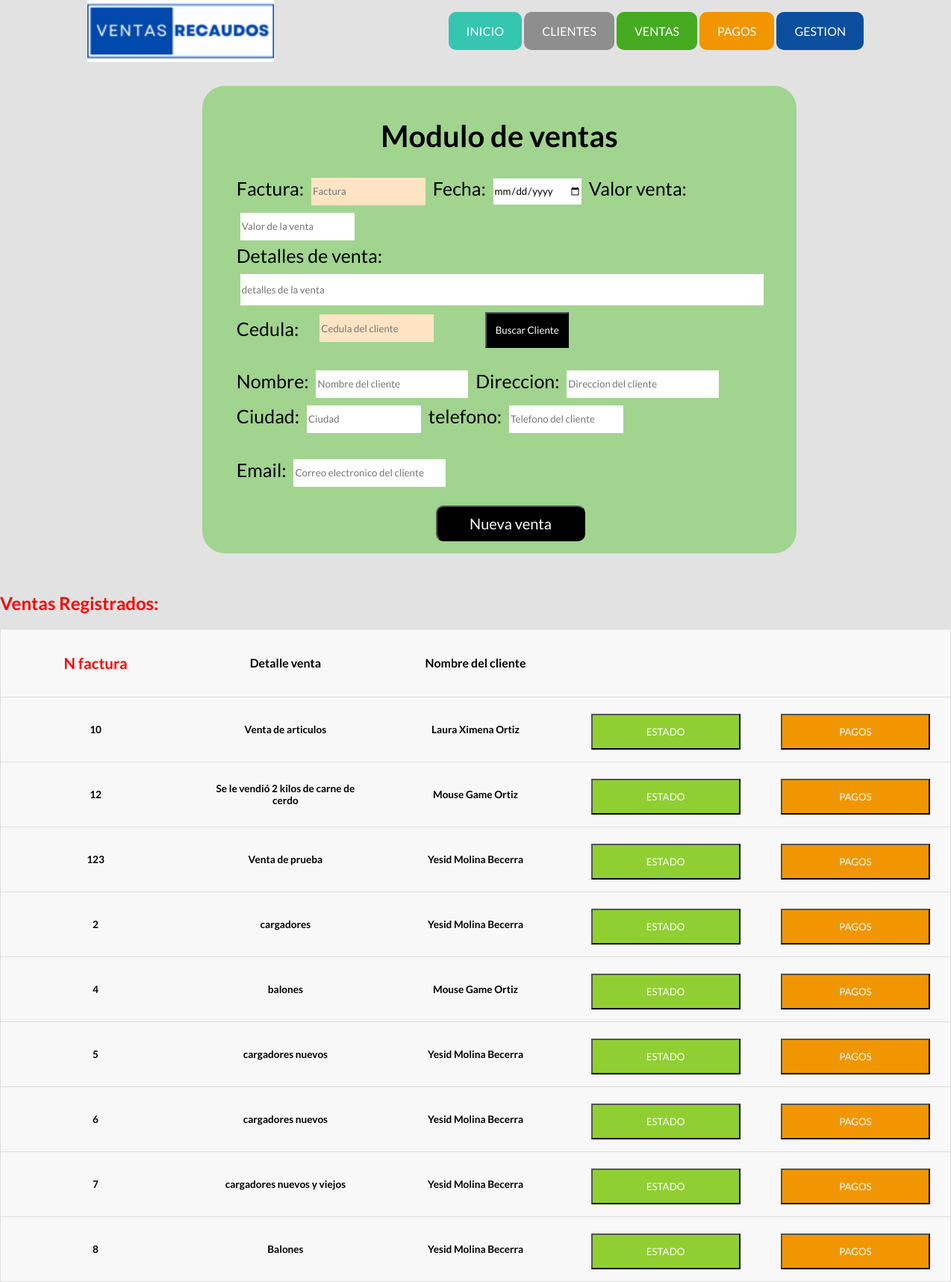
The page /ventas2.php on the database its author committed.
### tables this page shows
CREATE TABLE `ventas` (
  `Nfactura_Vta` varchar(10) NOT NULL,
  `Fecha_Vta` date NOT NULL,
  `Valor_Vta` decimal(10,0) NOT NULL,
  `Detalle_Vta` varchar(40) NOT NULL,
  `Cedula_Cli` varchar(15) NOT NULL,
  `Cedula_Vend` varchar(15) DEFAULT NULL
);

CREATE TABLE `clientes` (
  `Cedula` varchar(15) NOT NULL,
  `Nombre` varchar(30) NOT NULL,
  `Apellidos` varchar(45) NOT NULL,
  `Direccion` varchar(40) NOT NULL,
  `Ciudad` varchar(20) NOT NULL,
  `Telefono` varchar(15) NOT NULL,
  `Email` varchar(25) NOT NULL,
  `Contacto` varchar(30) NOT NULL,
  `TelefonoC` varchar(15) NOT NULL
);

### ventas/insertarVentas.php (called while the page is built, shortened)
<?php
$cedula = "";
$nombre = "";
$direccion = "";
$ciudad = "";
$telefono = "";
$email = "";
?>

### ventas2.php (the view, shortened to what this page needs)
<?php
include("insertarVentas.php");
$con = connection();
$sql = "SELECT ventas.Nfactura_Vta, ventas.Detalle_Vta, clientes.Nombre, clientes.Apellidos
FROM ventas
JOIN clientes ON ventas.Cedula_Cli = clientes.Cedula";
$query = mysqli_query($con, $sql);
?>
<!DOCTYPE html>
<html lang="en">
<head>
    <link rel="stylesheet" href="css/styleventas.css?v=<?php echo time(); ?>">
</head>
<body>
    <header>
        <img src="img/logo2.png" alt="logo">
        <div class="btns-header">
            <a class="btn-inicio" href="index.html">INICIO</a>
            <a class="btn-cliente" href="clientes.php">CLIENTES</a>
            <a class="btn-ventas" href="ventas.php">VENTAS</a>
            <a class="btn-pagos" href="pagos.html">PAGOS</a>
            <a class="btn-gestion" href="estadoCliente.html">GESTION</a>
        </div>
    </header>
    <div class="contenedor">
        <div class="ventas">
            <h1>Modulo de ventas</h1>
            <form action="" method="POST">
                Factura:
                <input type="number" id="factura" name="factura" placeholder="Factura">
                Fecha:
                <input type="date" name="fecha" placeholder="Fecha">
                Valor venta:
                <input type="number" name="valor" placeholder="Valor de la venta">
                <br>
                Detalles de venta:
                <input type="text" id="detalles" name="detalle" placeholder="detalles de la venta">
                <div class="container">
                    <div class="cont-cedula">
                    Cedula:
                    <input type="number" id="cedula" name="cedula" value="<?= $cedula ?>" placeholder="Cedula del cliente"><br>
                    <button type="submit" name="buscarCliente">Buscar Cliente</button>
                </div>
                    <div class="sec1">
                    Nombre:
                    <input type="text" name="nombre" value="<?= $nombre ?>" placeholder="Nombre del cliente" readonly>
                    Direccion:
                    <input type="text" name="direccion" value="<?= $direccion ?>" placeholder="Direccion del cliente" readonly>
</div>
                    <div>
                    Ciudad:
                    <input type="text" name="ciudad" value="<?= $ciudad ?>" placeholder="Ciudad" readonly>
                    telefono:
                    <input type="text" name="telefono" value="<?= $telefono ?>" placeholder="Telefono del cliente" readonly>
                    </div>
                    </div>
                    <div class="sec2">
                    Email:
                    <input type="text" name="email" value="<?= $email ?>" placeholder="Correo electronico del cliente" readonly>
                    <div id="btn">
                    <button type="submit">Nueva venta</button>
                </div>
                    </div>
                </div>
        </div>
    <div class="users-table">
        <h2>Ventas Registrados:</h2>
        <table>
             <thead>
                 <tr>
                     <th><h2>N factura</h2></th>
                     <th><h3>Detalle venta</h3></th>
                     <th><h3>Nombre del cliente</h3></th>
                     <th></th>
                     <th></th>
                 </tr>
             </thead>
             <tbody>
                <?php while($row = mysqli_fetch_array($query)): ?>
                    <tr>
                        <th><?= $row["Nfactura_Vta"] ?></th>
                        <th><?= $row["Detalle_Vta"] ?></th>
                        <th><?= $row["Nombre"] . " " . $row["Apellidos"] ?></th>
                        <th><button id="estado">ESTADO</button></th>
                        <th><button id="pagos2">PAGOS</button></th>
                    </tr>
                <?php endwhile; ?>
             </tbody>
        </table>
    </div>
</body>
</html>

### css/styleventas.css (style rules this page uses)
* { font-family: 'Lato', sans-serif; }
body { margin: 0px; background-color: #e2e2e2; }
header { display: flex; justify-content: space-around; align-items: center; }
header img { width: 250px; }
.btns-header a { width: 7rem; height: 3rem; padding: 1rem 1.5rem; text-decoration: none; border-radius: 10px; color: white; }
.btn-inicio { background-color: #35c5b0; }
.btn-cliente { background-color: #8E8E8E ; }
.btn-ventas { background-color: #45AB21; }
.btn-pagos { background-color: #F19601 ; }
.btn-gestion { background-color: #0B4F9E; }
.contenedor { display: flex; justify-content: center; align-items: center; width: 100%; background-color: #e2e2e2; padding: 2rem; }
.ventas { width: 60%; background-color: #a1d48f; border-radius: 30px; padding: 1rem; }
h1 { font-size: 40px; text-align: center; }
form { font-size: 25px; margin-left: 30px; height: 100%; }
.cont-cedula { display: flex; align-items: center; }
.cont-cedula button { margin: 4px 0px 0px 4rem; }
input { height: 35px; margin: 5px; border: none; }
#btn { display: flex; justify-content: center; margin-top: 20px; }
#btn button { width: 200px; font-size: 20px; border-radius: 10px; }
#detalles { margin-top: 10px; width: 95%; height: 40px; }
#factura { background-color: bisque; }
#cedula { background-color: bisque; }
.container { height: 100%; }
.sec1 input { margin-top: 30px; width: 200px; }
.sec2 input { margin-top: 30px; width: 200px; }
#cedula, #ciudad { margin-left: 28px; }
button { background-color: black; color: white; width: 7rem; height: 3rem; }
.users-table table { border: 1px solid #ccc; border-collapse: collapse; margin: 0; padding: 0; width: 100%; table-layout: fixed; }
table tr { background-color: #f8f8f8; border: 1px solid #ddd; padding: 4px; }
table th { padding: 16px; text-align: center; font-size: .85em; }
#estado { background-color:#90cf31; margin-top: 6px; margin-right: 5px; margin-left: 5px; width: 200px; }
#pagos2 { background-color:#f19601; margin-top: 6px; margin-right: 5px; margin-left: 5px; width: 200px; }
h2 { color:red; }

### rows shown on the page
ventas: Nfactura_Vta "10", Detalle_Vta "Venta de articulos", Cedula_Cli.Nombre "Laura Ximena", Cedula_Cli.Apellidos "Ortiz"
ventas: Nfactura_Vta "12", Detalle_Vta "Se le vendió 2 kilos de carne de cerdo", Cedula_Cli.Nombre "Mouse Game", Cedula_Cli.Apellidos "Ortiz"
ventas: Nfactura_Vta "123", Detalle_Vta "Venta de prueba", Cedula_Cli.Nombre "Yesid", Cedula_Cli.Apellidos "Molina Becerra"
ventas: Nfactura_Vta "2", Detalle_Vta "cargadores", Cedula_Cli.Nombre "Yesid", Cedula_Cli.Apellidos "Molina Becerra"
ventas: Nfactura_Vta "4", Detalle_Vta "balones", Cedula_Cli.Nombre "Mouse Game", Cedula_Cli.Apellidos "Ortiz"
ventas: Nfactura_Vta "5", Detalle_Vta "cargadores nuevos", Cedula_Cli.Nombre "Yesid", Cedula_Cli.Apellidos "Molina Becerra"
ventas: Nfactura_Vta "6", Detalle_Vta "cargadores nuevos", Cedula_Cli.Nombre "Yesid", Cedula_Cli.Apellidos "Molina Becerra"
ventas: Nfactura_Vta "7", Detalle_Vta "cargadores nuevos y viejos", Cedula_Cli.Nombre "Yesid", Cedula_Cli.Apellidos "Molina Becerra"
ventas: Nfactura_Vta "8", Detalle_Vta "Balones", Cedula_Cli.Nombre "Yesid", Cedula_Cli.Apellidos "Molina Becerra"
